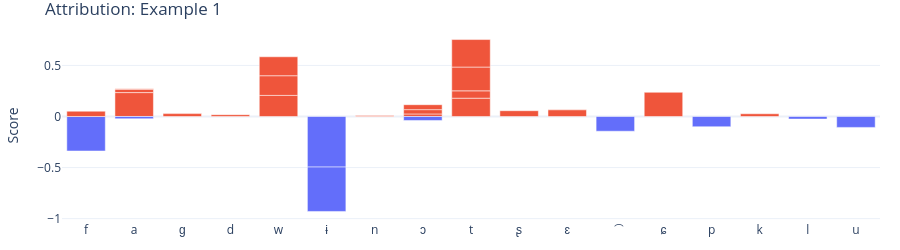
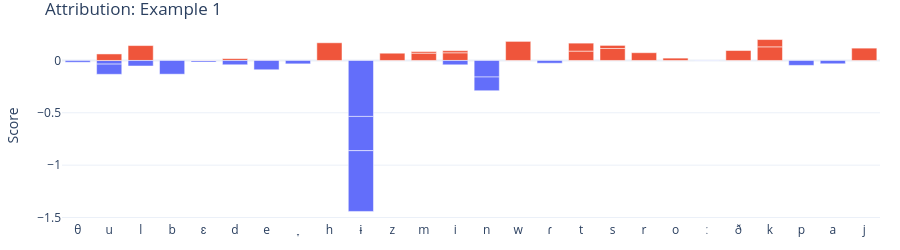
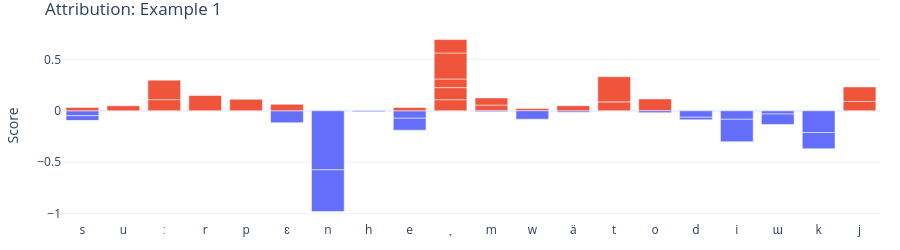
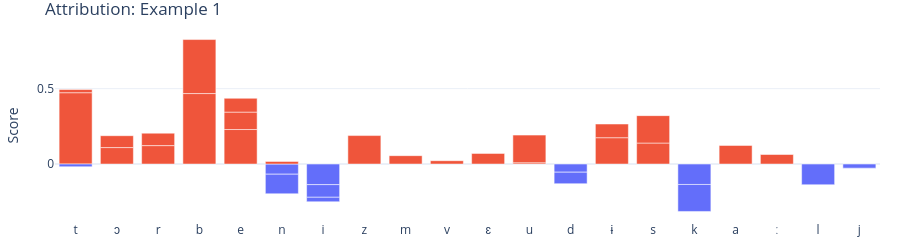

Here is the notebook cell these charts were saved with, in order:
### Code cell
for i in range(len(batch_results)):
    if uttids[i] != "arctic_b0131":
        continue
    print(uttids[i])
    visualize_text_interactive(batch_results[i])
    plot_audio(get_l2arc_path(metaids[i]))
    print("===" * 20)

### Figure 1 — Plotly figure (JSON) as saved in the notebook; plotly's stock layout.template omitted (floating-point values rounded to 4 significant figures)
{"data": [{"marker": {"color": ["#636EFA", "#EF553B", "#EF553B", "#EF553B", "#EF553B", "#EF553B", "#636EFA", "#636EFA", "#EF553B", "#EF553B", "#636EFA", "#EF553B", "#EF553B", "#636EFA", "#EF553B", "#EF553B", "#EF553B", "#EF553B", "#EF553B", "#EF553B", "#636EFA", "#EF553B", "#636EFA", "#636EFA", "#EF553B", "#EF553B", "#636EFA", "#636EFA", "#EF553B", "#EF553B", "#EF553B"]}, "type": "bar", "x": ["f", "a", "ɡ", "d", "a", "w", "ɨ", "n", "ɔ", "t", "ɔ", "t", "ʂ", "a", "w", "a", "f", "t", "ɛ", "t", "͡", "ɕ", "p", "ɨ", "k", "ɔ", "l", "u", "w", "ɔ", "n"], "y": [-0.3379, 0.234, 0.02818, 0.0177, 0.03345, 0.2065, -0.4951, -0.0006355, 0.0249, 0.1793, -0.03893, 0.07205, 0.05658, -0.02233, 0.1927, 0.003659, 0.05182, 0.2327, 0.06481, 0.2692, -0.1442, 0.237, -0.1005, -0.4345, 0.02684, 0.04222, -0.02552, -0.1068, 0.1854, 0.04844, 0.00962]}], "layout": {"height": 250, "margin": {"b": 20, "l": 20, "r": 20, "t": 30}, "title": {"text": "Attribution: Example 1"}, "yaxis": {"title": {"text": "Score"}}}}

### Figure 2 — Plotly figure (JSON) as saved in the notebook; plotly's stock layout.template omitted (floating-point values rounded to 4 significant figures)
{"data": [{"marker": {"color": ["#636EFA", "#636EFA", "#EF553B", "#636EFA", "#636EFA", "#EF553B", "#EF553B", "#636EFA", "#EF553B", "#636EFA", "#EF553B", "#EF553B", "#EF553B", "#636EFA", "#EF553B", "#636EFA", "#636EFA", "#EF553B", "#EF553B", "#636EFA", "#636EFA", "#EF553B", "#EF553B", "#EF553B", "#EF553B", "#636EFA", "#636EFA", "#EF553B", "#636EFA", "#EF553B", "#EF553B", "#EF553B", "#EF553B", "#636EFA", "#636EFA", "#636EFA", "#EF553B", "#EF553B", "#636EFA", "#EF553B", "#636EFA"]}, "type": "bar", "x": ["θ", "u", "l", "b", "ɛ", "d", "e", "̞", "h", "ɨ", "z", "m", "i", "n", "w", "e", "ɾ", "t", "u", "d", "ɨ", "s", "t", "r", "o", "ː", "i", "ð", "ɨ", "s", "k", "ɛ", "m", "p", "a", "n", "k", "i", "l", "j", "u"], "y": [-0.0171, -0.03478, 0.1422, -0.1312, -0.01445, 0.01736, 0.002651, -0.03261, 0.1688, -0.5347, 0.06924, 0.06983, 0.07336, -0.1582, 0.1821, -0.08889, -0.02648, 0.08935, 0.0622, -0.04128, -0.3271, 0.1143, 0.07616, 0.07405, 0.02241, -0.002844, -0.04159, 0.09487, -0.5807, 0.02956, 0.1302, 0.00141, 0.01537, -0.04706, -0.03173, -0.131, 0.06956, 0.01987, -0.05297, 0.1178, -0.09761]}], "layout": {"height": 250, "margin": {"b": 20, "l": 20, "r": 20, "t": 30}, "title": {"text": "Attribution: Example 1"}, "yaxis": {"title": {"text": "Score"}}}}

### Figure 3 — Plotly figure (JSON) as saved in the notebook; plotly's stock layout.template omitted (floating-point values rounded to 4 significant figures)
{"data": [{"marker": {"color": ["#636EFA", "#EF553B", "#EF553B", "#EF553B", "#EF553B", "#636EFA", "#636EFA", "#636EFA", "#636EFA", "#EF553B", "#636EFA", "#EF553B", "#EF553B", "#EF553B", "#EF553B", "#EF553B", "#636EFA", "#EF553B", "#EF553B", "#EF553B", "#636EFA", "#636EFA", "#636EFA", "#EF553B", "#636EFA", "#636EFA", "#EF553B", "#636EFA", "#636EFA", "#636EFA", "#EF553B", "#EF553B", "#636EFA", "#636EFA", "#EF553B", "#636EFA", "#EF553B", "#636EFA", "#636EFA", "#EF553B", "#636EFA", "#EF553B", "#EF553B", "#636EFA"]}, "type": "bar", "x": ["s", "u", "ː", "r", "p", "ɛ", "n", "h", "e", "̞", "s", "m", "e", "̞", "m", "w", "ä", "t", "o", "̞", "d", "i", "s", "t", "w", "o", "̞", "i", "d", "e", "̞", "s", "ɯ", "k", "ä", "m", "ɛ", "n", "k", "j", "ɯ", "ː", "j", "ɯ"], "y": [-0.04761, 0.04818, 0.1081, 0.1486, 0.1114, -0.1158, -0.5739, -0.009098, -0.07244, 0.1077, -0.04793, 0.05524, 0.03181, 0.1173, 0.06973, 0.02195, -0.0141, 0.08646, 0.1153, 0.08393, -0.06301, -0.08256, -0.0004972, 0.2449, -0.08178, -0.01843, 0.2522, -0.2179, -0.02437, -0.1157, 0.1309, 0.03238, -0.0007026, -0.2111, 0.04898, -0.00946, 0.06278, -0.4044, -0.1582, 0.09021, -0.03062, 0.1896, 0.1415, -0.1017]}], "layout": {"height": 250, "margin": {"b": 20, "l": 20, "r": 20, "t": 30}, "title": {"text": "Attribution: Example 1"}, "yaxis": {"title": {"text": "Score"}}}}

### Figure 4 — Plotly figure (JSON) as saved in the notebook; plotly's stock layout.template omitted (floating-point values rounded to 4 significant figures)
{"data": [{"marker": {"color": ["#EF553B", "#EF553B", "#EF553B", "#EF553B", "#EF553B", "#636EFA", "#636EFA", "#EF553B", "#EF553B", "#EF553B", "#636EFA", "#EF553B", "#EF553B", "#636EFA", "#EF553B", "#636EFA", "#EF553B", "#EF553B", "#EF553B", "#EF553B", "#EF553B", "#636EFA", "#636EFA", "#EF553B", "#EF553B", "#636EFA", "#EF553B", "#EF553B", "#EF553B", "#EF553B", "#EF553B", "#636EFA", "#636EFA", "#636EFA", "#636EFA", "#EF553B"]}, "type": "bar", "x": ["t", "ɔ", "r", "b", "e", "n", "i", "z", "m", "e", "n", "v", "ɛ", "t", "u", "d", "ɨ", "s", "t", "r", "ɔ", "i", "d", "ɨ", "s", "k", "a", "ː", "b", "e", "n", "k", "i", "l", "j", "u"], "y": [0.473, 0.1092, 0.1223, 0.4673, 0.2288, -0.06733, -0.1366, 0.1888, 0.05549, 0.1155, -0.1299, 0.02214, 0.07053, -0.01795, 0.00865, -0.05397, 0.1746, 0.1392, 0.02104, 0.08239, 0.0787, -0.08379, -0.07638, 0.09067, 0.1817, -0.1354, 0.1233, 0.06325, 0.358, 0.09158, 0.01738, -0.1789, -0.0298, -0.1373, -0.02717, 0.1831]}], "layout": {"height": 250, "margin": {"b": 20, "l": 20, "r": 20, "t": 30}, "title": {"text": "Attribution: Example 1"}, "yaxis": {"title": {"text": "Score"}}}}
